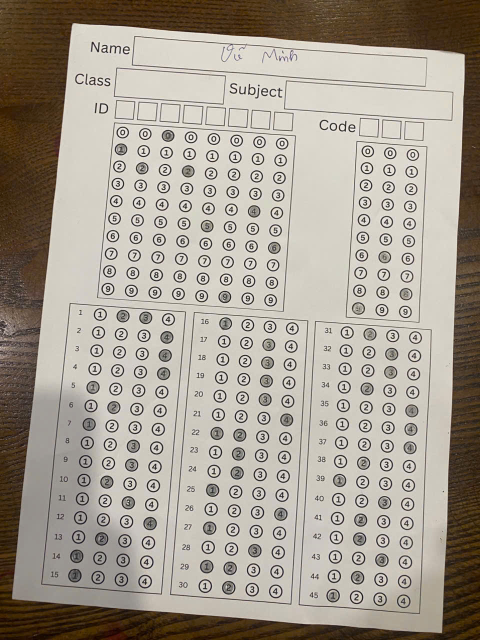
#> input picture data/020c2de101c68098d9d7.jpg, 960 x 1280 px (shown at 1/2 size)
$ python -i detect_paper.py   (imports and definitions only)
#> lines starting #> are read from the running program, lines starting #| are printed output that depends on the picture; after the words box and inside, x2 and y2 are one past the last pixel; in counts of white or black regions, pixels touching at a corner belong together
#> further down, picture is the input picture: shape (1280, 960, 3); mean B, G, R 146.3, 158, 165.7
from __future__ import annotations

import cv2
import numpy as np


def fourCornersSort(pts):
    """Sort corners: top-left, top-right, bot-right, bot-left."""
    diff = np.diff(pts, axis=1)
    summ = pts.sum(axis=1)
    return np.array(
        [
            pts[np.argmin(summ)],
            pts[np.argmin(diff)],
            pts[np.argmax(summ)],
            pts[np.argmax(diff)],
        ]
    )


def contourOffset(cnt, offset):
    """Offset contour."""
    cnt += offset
    cnt[cnt < 0] = 0
    return cnt


# [32 lines left out: functions order_points, four_point_transform, not called in this run]


def align_document_image(image):
    """Detects the paper document and returns an aligned image."""
    if image is None:
        return None

    orig_h, orig_w = image.shape[:2]
    ratio = orig_h / 800.0
    res_w = int(orig_w / ratio)
    img_resized = cv2.resize(image, (res_w, 800))

    img_gray = cv2.cvtColor(img_resized, cv2.COLOR_BGR2GRAY)
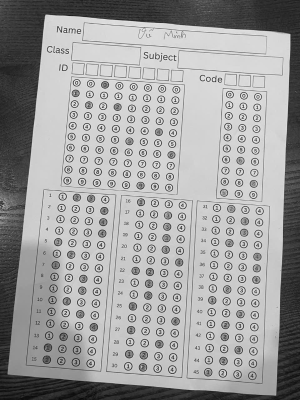
#> img_gray: shape (800, 600) (shown at 1/2 size); min 6, max 251, mean 158.9
    img_bilateral = cv2.bilateralFilter(img_gray, 5, 75, 75)
    img_thresh = cv2.adaptiveThreshold(
        img_bilateral, 255, cv2.ADAPTIVE_THRESH_GAUSSIAN_C, cv2.THRESH_BINARY, 115, 4
    )
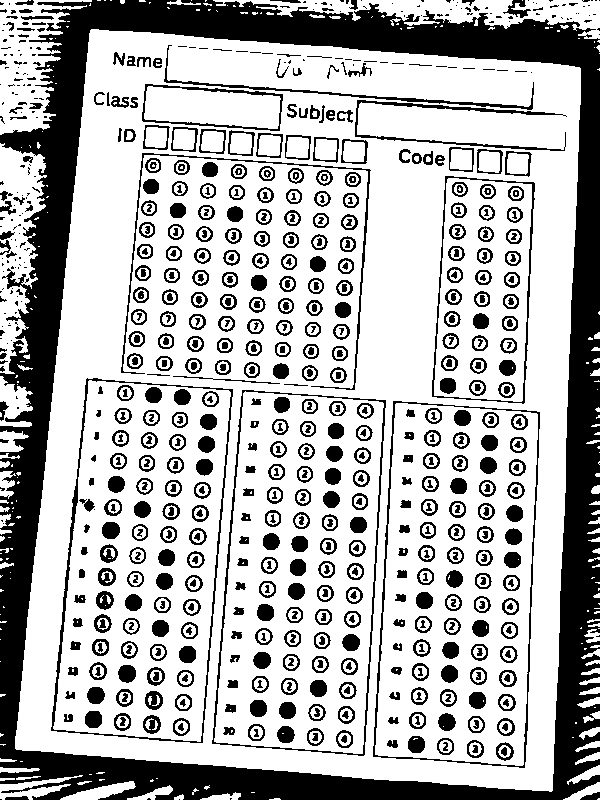
#> img_thresh: shape (800, 600); 70% white; 843 black regions (201 under 20 px), largest, box (x1, y1, x2, y2) and area: (0, 0, 600, 800) 77977, (51, 378, 233, 743) 2150, (212, 390, 386, 756) 1907
    kernel = cv2.getStructuringElement(cv2.MORPH_RECT, (5, 5))
    img_blurred = cv2.morphologyEx(img_thresh, cv2.MORPH_OPEN, kernel)
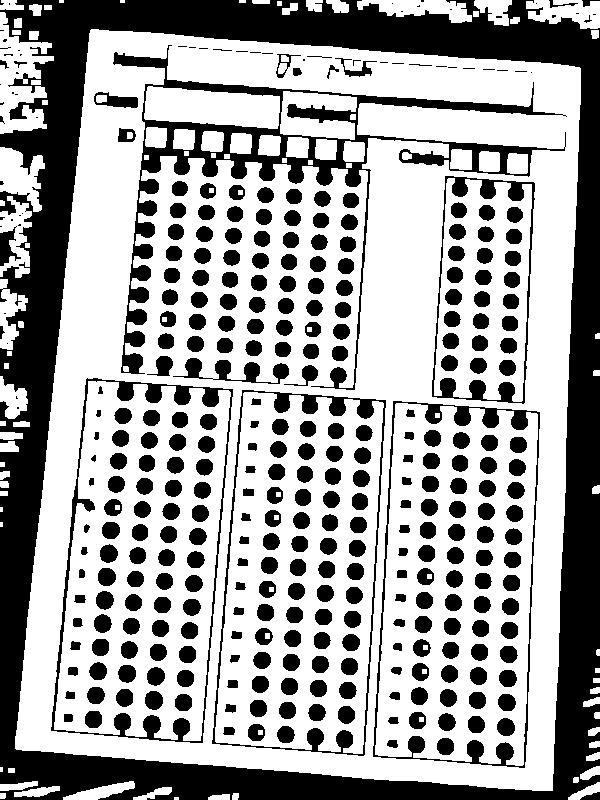
#> img_blurred: shape (800, 600); 63% white; 363 black regions (53 under 20 px), largest, box (x1, y1, x2, y2) and area: (0, 0, 600, 800) 87639, (113, 45, 567, 390) 15118, (51, 378, 233, 743) 4184
    img_bordered = cv2.copyMakeBorder(img_blurred, 5, 5, 5, 5, cv2.BORDER_CONSTANT, value=[0, 0, 0])
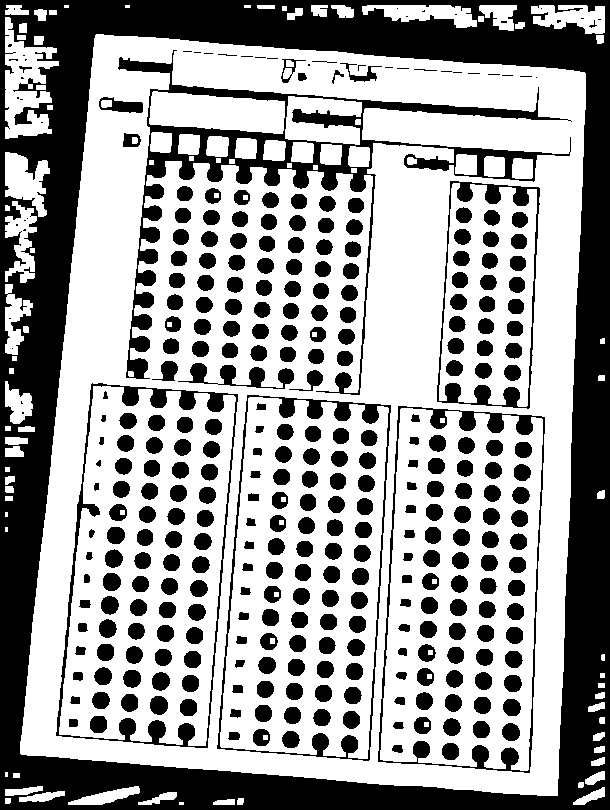
#> img_bordered: shape (810, 610); 61.2% white; 347 black regions (44 under 20 px), largest, box (x1, y1, x2, y2) and area: (0, 0, 610, 810) 102528, (118, 50, 572, 395) 15118, (56, 383, 238, 748) 4184
    edges = cv2.Canny(img_bordered, 10, 450)
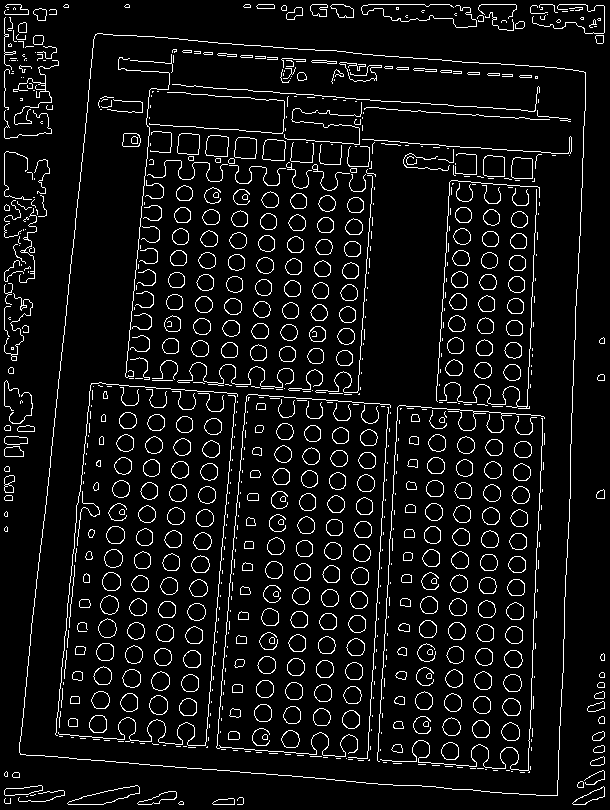
#> edges: shape (810, 610); 7% white in thin lines or dots

    closed_edges = cv2.morphologyEx(edges, cv2.MORPH_CLOSE, kernel)
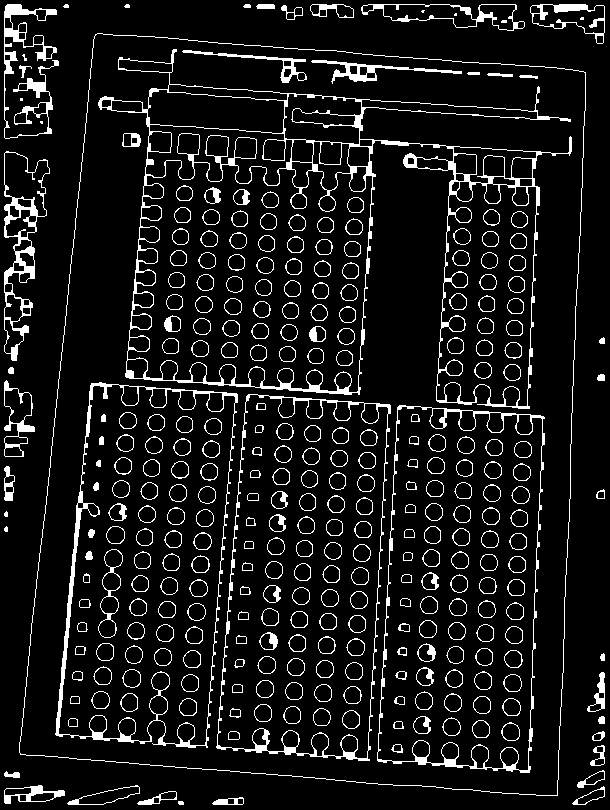
#> closed_edges: shape (810, 610); 9.2% white in thin lines or dots
    contours, hierarchy = cv2.findContours(closed_edges, cv2.RETR_TREE, cv2.CHAIN_APPROX_SIMPLE)
#> contours = 739 contours, 13 with area under 20; largest, box (x1, y1, x2, y2) and area: (19, 33, 586, 796) 374504, (19, 33, 586, 796) 374502, (98, 49, 572, 409) 92888, (377, 405, 545, 773) 52858, (216, 394, 391, 761) 52377

    height, width = edges.shape
    MAX_COUNTOUR_AREA = (width - 10) * (height - 10)
    maxAreaFound = MAX_COUNTOUR_AREA * 0.1
    pageContour = np.array([[[5, 5]], [[5, height - 5]], [[width - 5, height - 5]], [[width - 5, 5]]])

    for cnt in contours:
        perimeter = cv2.arcLength(cnt, True)
        approx = cv2.approxPolyDP(cnt, 0.03 * perimeter, True)
        if (
            len(approx) == 4
            and cv2.isContourConvex(approx)
            and maxAreaFound < cv2.contourArea(approx) < MAX_COUNTOUR_AREA
        ):
            maxAreaFound = cv2.contourArea(approx)
            pageContour = approx
#> this loop made 739 passes
#> (perimeter, maxAreaFound, pageContour) on pass 62: (2547, 372524.5, [[95, 34], [20, 754], [557, 795], [585, 72]])
#> after the loop, maxAreaFound = 372524.5

    pageContour = pageContour.reshape(4, 2)
    pageContour = fourCornersSort(pageContour)
#> in fourCornersSort, `diff = np.diff(pts, axis=1)`: diff = [-61, 734, 238, -513]
#> in fourCornersSort, `summ = pts.sum(axis=1)`: summ = [129, 774, 1352, 657]
#> pageContour = [[95, 34], [585, 72], [557, 795], [20, 754]]
    pageContour = contourOffset(pageContour, (-5, -5))
#> in contourOffset, `cnt += offset`: cnt = [[90, 29], [580, 67], [552, 790], [15, 749]]
#> pageContour = [[90, 29], [580, 67], [552, 790], [15, 749]]
    ratio = image.shape[0] / 800
    sPoints = pageContour.dot(ratio)
#> sPoints = [[144, 46.4], [928, 107.2], [883.2, 1264], [24, 1198.4]]

    height = max(np.linalg.norm(sPoints[0] - sPoints[3]), np.linalg.norm(sPoints[1] - sPoints[2]))
#> height = 1158.2
    width = max(np.linalg.norm(sPoints[0] - sPoints[1]), np.linalg.norm(sPoints[2] - sPoints[3]))
#> width = 861.7

    tPoints = np.array([[0, 0], [width, 0], [width, height], [0, height]], np.float32)
#> tPoints = [[0, 0], [861.7, 0], [861.7, 1158.2], [0, 1158.2]]
    if sPoints.dtype != np.float32:
        sPoints = sPoints.astype(np.float32)

    M = cv2.getPerspectiveTransform(sPoints, tPoints)
#> M = [[1.09, 0.114, -162.6], [-0.085, 1.1, -38.61], [-7.45e-06, 8.27e-05, 1]]
    final_image = cv2.warpPerspective(image, M, (int(width), int(height)))
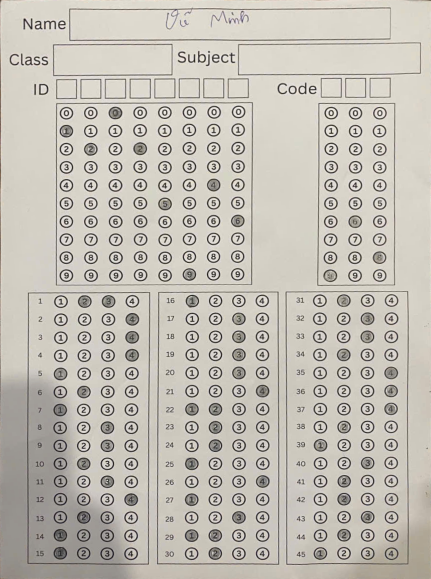
#> final_image: shape (1158, 861, 3) (shown at 1/2 size); mean B, G, R 180.5, 189.4, 193.7
    return final_image


# [9 lines left out: function align_document, not called in this run]

>>> import cv2
>>> picture = cv2.imread('../../../data/020c2de101c68098d9d7.jpg')
>>> result = align_document_image(picture)

$ run again, on data/13f0147f3958b806e149.jpg
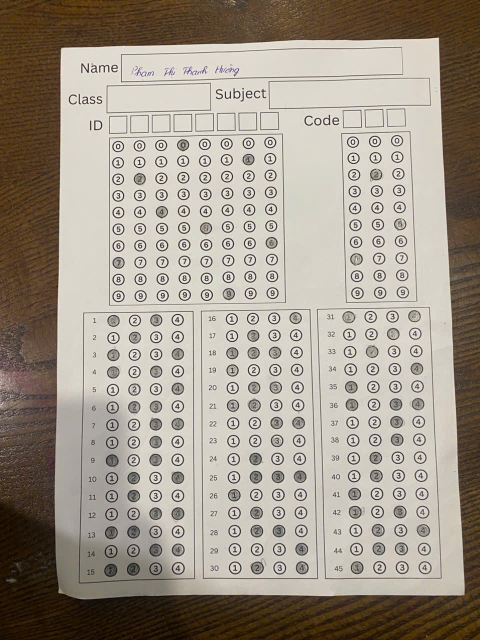
#> input picture data/13f0147f3958b806e149.jpg, 960 x 1280 px (shown at 1/2 size)
#> picture is the input picture: shape (1280, 960, 3); mean B, G, R 139.4, 152.1, 160.9
#> in align_document_image, `img_thresh = cv2.adaptiveThreshold( img_bilateral, 255, cv2.ADAPTIVE_T..`:
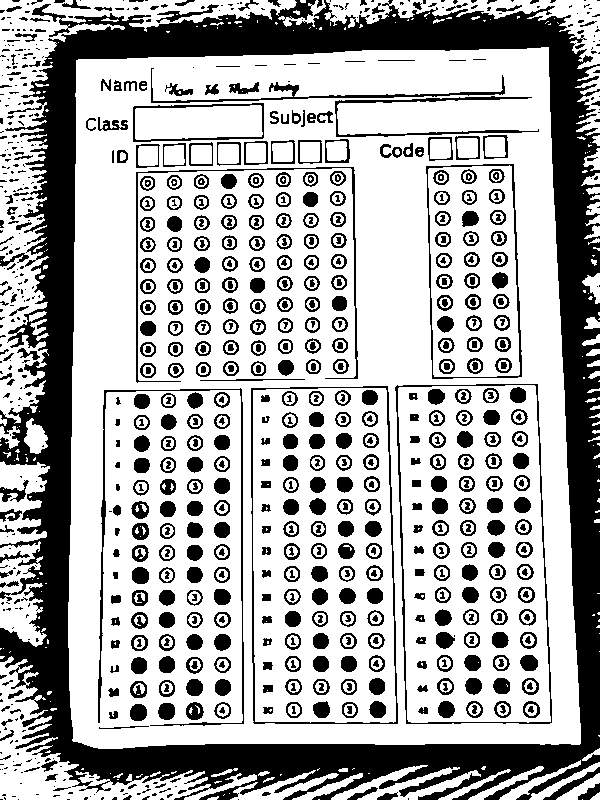
#> img_thresh: shape (800, 600); 68.1% white; 974 black regions (320 under 20 px), largest, box (x1, y1, x2, y2) and area: (0, 0, 600, 800) 86424, (98, 388, 244, 726) 1733, (251, 386, 398, 724) 1682
#> img_blurred: shape (800, 600); 60.5% white; 375 black regions (56 under 20 px), largest, box (x1, y1, x2, y2) and area: (0, 0, 600, 800) 105515, (101, 68, 539, 383) 14691, (395, 384, 552, 724) 3674
#> img_bordered: shape (810, 610); 58.8% white; 332 black regions (33 under 20 px), largest, box (x1, y1, x2, y2) and area: (0, 0, 610, 810) 121255, (106, 73, 544, 388) 14691, (400, 389, 557, 729) 3674
#> edges: shape (810, 610); 7.6% white in thin lines or dots
#> closed_edges: shape (810, 610); 10.7% white; 305 white regions (6 under 20 px)
#> contours = 805 contours, 7 with area under 20; largest, box (x1, y1, x2, y2) and area: (72, 51, 586, 754) 340140, (72, 51, 586, 754) 340135, (90, 72, 558, 730) 94155, (102, 393, 250, 735) 47374, (255, 390, 403, 730) 46600
#> the loop in align_document_image, `for cnt in contours:` made 805 passes
#> (perimeter, maxAreaFound, pageContour) on pass 111: (2390.6, 337358.5, [[552, 51], [80, 66], [78, 746], [585, 749]])
#> after the loop in align_document_image, `for cnt in contours:`: maxAreaFound = 337358.5
#> diff = [-501, -14, 668, 164]
#> summ = [603, 146, 824, 1334]
#> in align_document_image, `pageContour = fourCornersSort(pageContour)`: pageContour = [[80, 66], [552, 51], [585, 749], [78, 746]]
#> cnt = [[75, 61], [547, 46], [580, 744], [73, 741]]
#> sPoints = [[120, 97.6], [875.2, 73.6], [928, 1190.4], [116.8, 1185.6]]
#> in align_document_image, `height = max(np.linalg.norm(sPoints[0] - sPoints[3]), np.linalg.norm(s..`: height = 1118
#> in align_document_image, `width = max(np.linalg.norm(sPoints[0] - sPoints[1]), np.linalg.norm(sP..`: width = 811.2
#> tPoints = [[0, 0], [811.2, 0], [811.2, 1118], [0, 1118]]
#> M = [[1.11, 0.00328, -134.1], [0.0354, 1.11, -113], [3.72e-05, 6.72e-05, 1]]
#> in align_document_image, `final_image = cv2.warpPerspective(image, M, (int(width), int(height)))`:
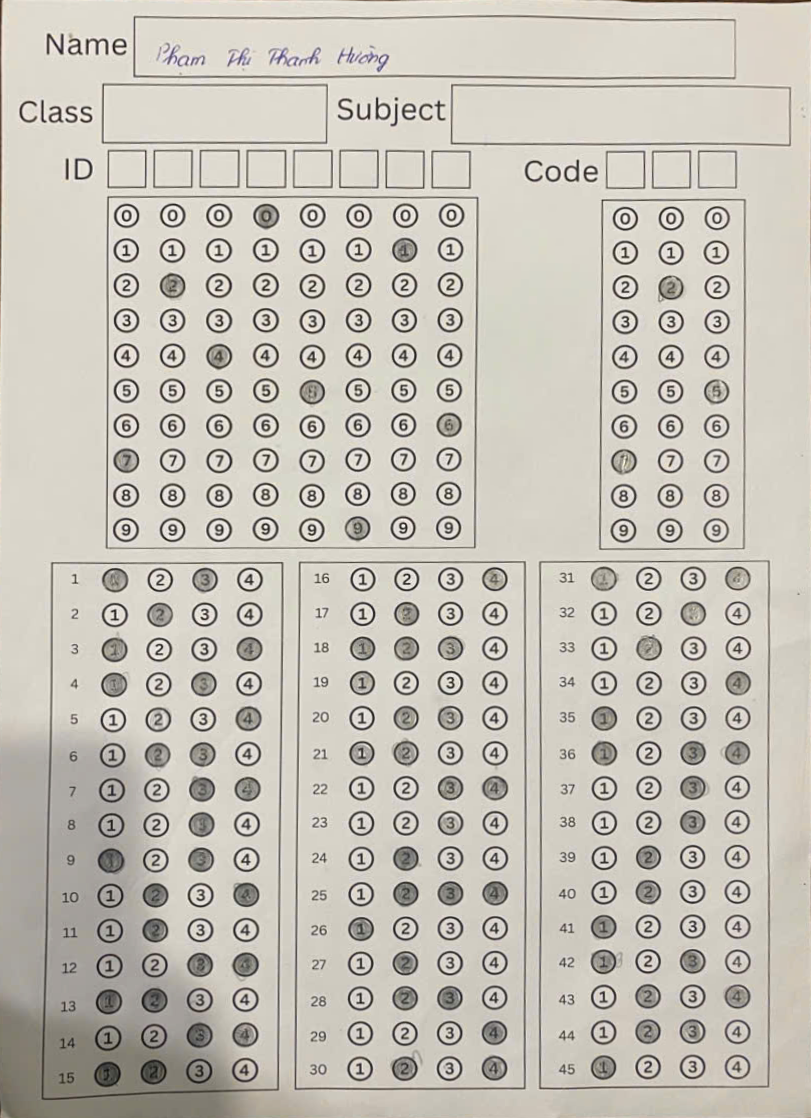
#> final_image: shape (1118, 811, 3); mean B, G, R 183.7, 193.3, 197.6

$ run again, on data/14405a4e7669f737ae78.jpg
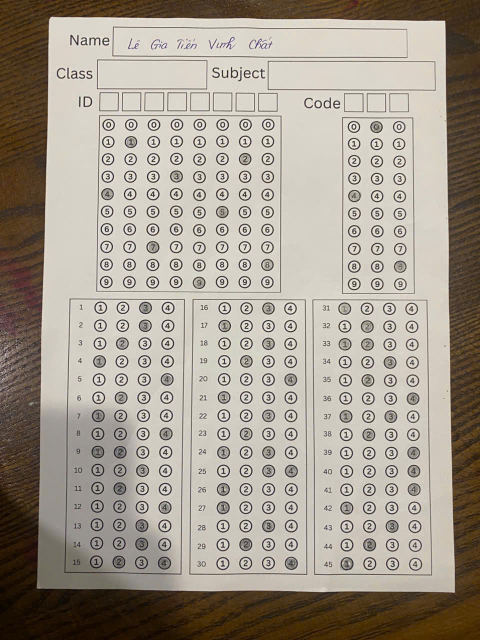
#> input picture data/14405a4e7669f737ae78.jpg, 960 x 1280 px (shown at 1/2 size)
#> picture is the input picture: shape (1280, 960, 3); mean B, G, R 143.1, 155.4, 163.7
#> in align_document_image, `img_thresh = cv2.adaptiveThreshold( img_bilateral, 255, cv2.ADAPTIVE_T..`:
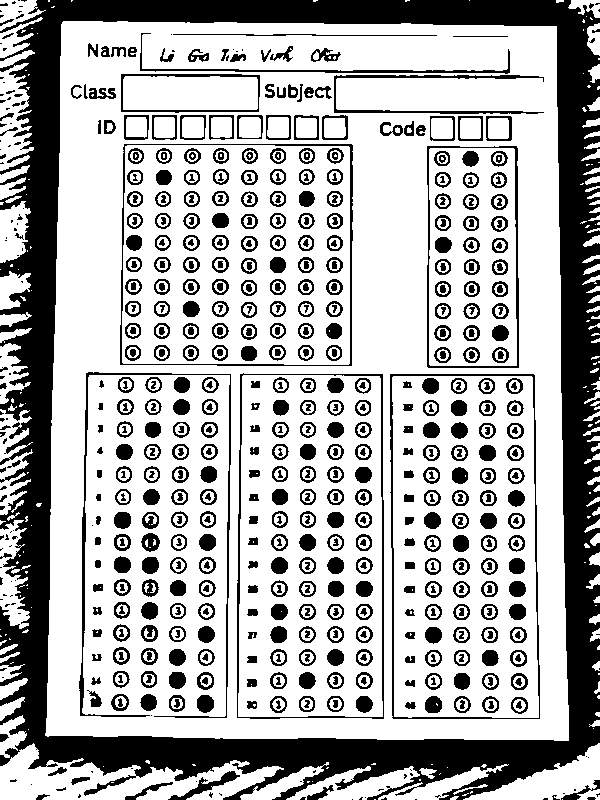
#> img_thresh: shape (800, 600); 69.1% white; 737 black regions (108 under 20 px), largest, box (x1, y1, x2, y2) and area: (0, 0, 600, 800) 82372, (79, 372, 231, 718) 2000, (390, 374, 540, 719) 1856
#> img_blurred: shape (800, 600); 62.5% white; 321 black regions (19 under 20 px), largest, box (x1, y1, x2, y2) and area: (0, 0, 600, 800) 91293, (88, 33, 544, 366) 16682, (79, 372, 231, 718) 4170
#> img_bordered: shape (810, 610); 60.7% white; 306 black regions (10 under 20 px), largest, box (x1, y1, x2, y2) and area: (0, 0, 610, 810) 106126, (93, 38, 549, 371) 16682, (84, 377, 236, 723) 4170
#> edges: shape (810, 610); 7.1% white in thin lines or dots
#> closed_edges: shape (810, 610); 9.3% white; 318 white regions (5 under 20 px)
#> contours = 744 contours, 7 with area under 20; largest, box (x1, y1, x2, y2) and area: (50, 25, 574, 746) 363443, (50, 25, 574, 746) 363441, (75, 37, 550, 373) 91852, (394, 378, 546, 725) 49301, (83, 376, 237, 724) 49160
#> the loop in align_document_image, `for cnt in contours:` made 744 passes
#> (perimeter, maxAreaFound, pageContour) on pass 109: (2466.4, 362828.5, [[67, 26], [50, 739], [573, 745], [561, 31]])
#> after the loop in align_document_image, `for cnt in contours:`: maxAreaFound = 362828.5
#> diff = [-41, 689, 172, -530]
#> summ = [93, 789, 1318, 592]
#> in align_document_image, `pageContour = fourCornersSort(pageContour)`: pageContour = [[67, 26], [561, 31], [573, 745], [50, 739]]
#> in contourOffset, `cnt += offset`: cnt = [[62, 21], [556, 26], [568, 740], [45, 734]]
#> sPoints = [[99.2, 33.6], [889.6, 41.6], [908.8, 1184], [72, 1174.4]]
#> in align_document_image, `height = max(np.linalg.norm(sPoints[0] - sPoints[3]), np.linalg.norm(s..`: height = 1142.6
#> in align_document_image, `width = max(np.linalg.norm(sPoints[0] - sPoints[1]), np.linalg.norm(sP..`: width = 836.9
#> tPoints = [[0, 0], [836.9, 0], [836.9, 1142.6], [0, 1142.6]]
#> M = [[1.06, 0.0253, -106.1], [-0.0107, 1.06, -34.62], [6.64e-07, 5.15e-05, 1]]
#> in align_document_image, `final_image = cv2.warpPerspective(image, M, (int(width), int(height)))`:
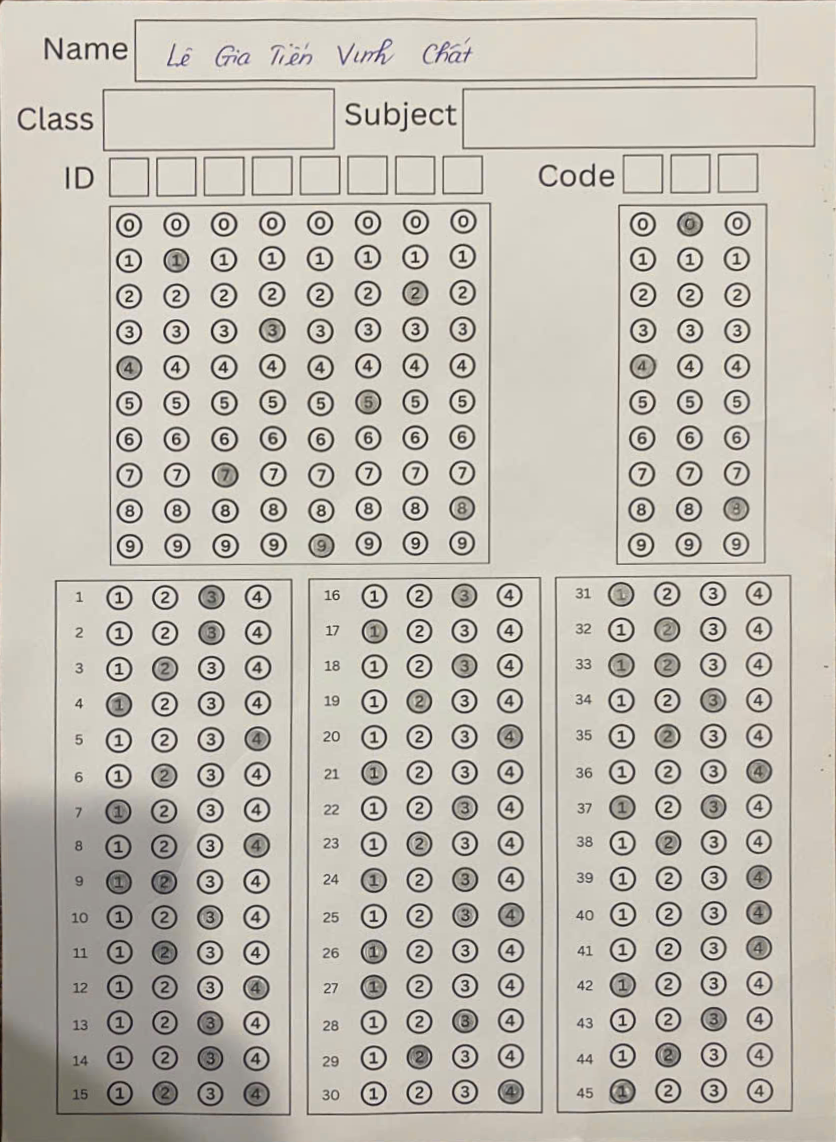
#> final_image: shape (1142, 836, 3); mean B, G, R 180.3, 190, 194.8
